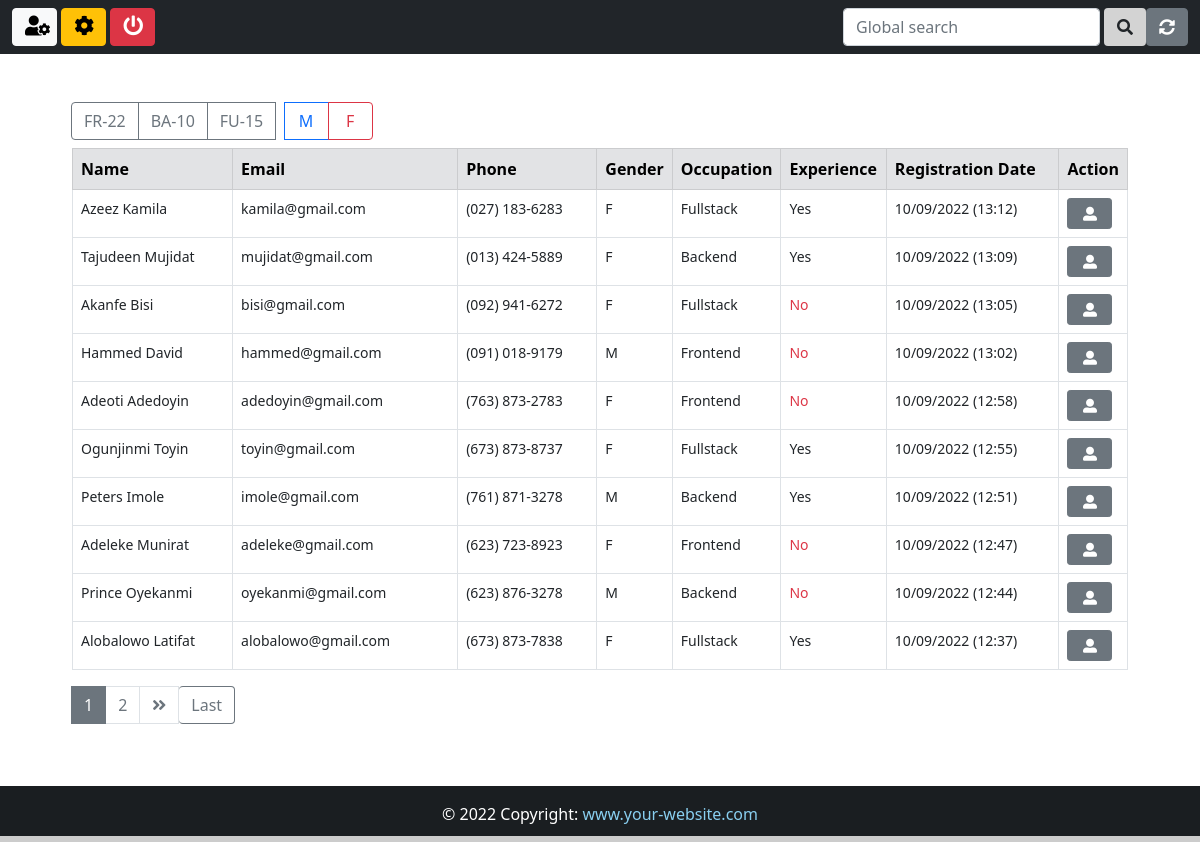
The page /candidates/ (signed in) on the database its author committed.
### app/models.py (models this page shows, shortened)
class candidate(models.Model):
    first_name = models.CharField(max_length=50)
    last_name = models.CharField(max_length=50)
    job = models.CharField(max_length=5, verbose_name='Job code')
    birth =models.DateField(auto_now=False, auto_now_add=False, verbose_name='Birthday')
    phone = models.CharField(max_length=18)
    personality = models.CharField(max_length=50, null=True, choices=PERSONALITY)
    salary = models.CharField(max_length=50, verbose_name='Salary expectation')
    gender = models.CharField(max_length=7)
    experience = models.BooleanField(null=True)
    smoker = models.CharField(max_length=10, null=True, choices=SMOKER, default="")
    email = models.EmailField(max_length=50)
    message = models.TextField(verbose_name='Presentation')
    file = models.FileField(upload_to='resume', blank=True, verbose_name='Resume')
    image = models.ImageField(upload_to='photo', blank=True, verbose_name='Photo')
    created_at = models.DateTimeField(auto_now_add=True)
    updated_at = models.DateTimeField(auto_now=True)
    Situation = models.CharField(max_length=50, null=True, choices=SITUATION, default='Pending')
    company_note = models.TextField(blank=True)
    frameworks = MultiSelectField(choices=FRAMEWORKS, default="", max_length=50)
    languages = MultiSelectField(choices=LANGUAGES, default="", max_length=50)
    databases = MultiSelectField(choices=DATABASES, default="", max_length=50)
    libraries = MultiSelectField(choices=LIBRARIES, default="", max_length=50)
    mobile = MultiSelectField(choices=MOBILE, default="", max_length=50)
    others = MultiSelectField(choices=OTHERS, default="", max_length=50)
    institution = models.CharField(max_length=50)
    course = models.CharField(max_length=50)
    started_course = models.DateField(auto_now=False, auto_now_add=False)
    finished_course = models.DateField(auto_now=False, auto_now_add=False)
    about_course = models.TextField()
    status_course = models.CharField(max_length=50, null=True, choices=STATUS_COURSE)
    company = models.CharField(max_length=50)
    position = models.CharField(max_length=50)
    started_job = models.DateField(auto_now=False, auto_now_add=False)
    finished_job = models.DateField(auto_now=False, auto_now_add=False)
    about_job = models.TextField()
    employed = models.BooleanField(null=True, verbose_name='I am employed')
    remote = models.BooleanField(null=True, verbose_name='I agree to work remotely')
    travel = models.BooleanField(null=True, verbose_name="I'm available for travel")

### app/views.py (the view, shortened to what this page needs)
# urls.py: path('candidates/', views.Candidates, name='candidates'),
@login_required(login_url='loginpage')
@cache_control(no_cache=True, must_revalidate=True, no_store=True)
def Candidates(request):
    if request.method == 'POST':
        job = request.POST.get('job')
        gender = request.POST.get('gender')
        filter = candidate.objects.filter(Q(job=job) | Q(gender=gender))
        context = {
            'candidates': filter,
            }
        return render(request, 'app/candidates.html', context)
    else:
        all_candidates_list = candidate.objects.all().order_by('-created_at')
    paginator = Paginator(all_candidates_list, 10) #10 is number of records to display on a Page
    page = request.GET.get('page')
    all_candidates = paginator.get_page(page)
    context={
        'candidates': all_candidates,
        }
    return render(request, 'app/candidates.html', context)

### app/templates/app/candidates.html (shortened to what this page needs)
{% extends 'base.html' %}
{% block nav-content %}
<div class="collapse navbar-collapse mt-3 mt-md-3 mt-lg-0" id="navbarSupportedContent">
    <ul class="navbar-nav me-auto mb-2 mb-lg-0 align-middle">
      <li class="nav-item">
        <a href="{% url 'register' %}" class="btn btn-light my-btn2" title="Control Panel">
            <i class="fas fa-user-cog f-size2"></i>
        </a>
        <a href="{% url 'admin:index' %}" target="_blank"  class="btn btn-warning my-btn2" title="Admin">
                <i class="fas fa-cog f-size2"></i>
        </a>
        <a href="{% url 'logout' %}" class="btn btn-danger my-btn2" title="Log out">
            <i class="fas fa-power-off f-size2"></i>
        </a>
    </li>
    </ul>
    <form class="d-flex">
        <input class="form-control me-1" name="q" type="search" placeholder="Global search" value="{{request.GET.q}}">
        <button class="btn" style="background: #d3d3d3;" title="search" type="submit">
            <i class="fas fa-search"></i>
        </button>
        <a href="{% url 'candidates' %}" class="btn btn-secondary ns-1" title="Refresh">
            <i class="fas fa-sync-alt"></i>
        </a>
    </form>
</div>
{% endblock nav-content %}
{% block content %}
<div class="container" style="width: 90%;">
<form method="post" class="mt-5 mb-2">
    <div class="btn-group wd-100" role="group" aria-label="Basic radio toggle button group">
        <label {% if request.POST.job == 'FR-22' %} class="btn btn-secondary" {% else %} class="btn btn-outline-secondary" for="btnradio1" {% endif %}>FR-22</label>
        <label {% if request.POST.job == 'BA-10' %} class="btn btn-secondary" {% else %} class="btn btn-outline-secondary" for="btnradio2" {% endif %}>BA-10</label>
        <label {% if request.POST.job == 'FU-15' %} class="btn btn-secondary" {% else %} class="btn btn-outline-secondary" for="btnradio3" {% endif %}>FU-15</label>
        <label {% if request.POST.gender == 'M' %} class="btn btn-primary my-btn2" {% else %} class="btn btn-outline-primary my-btn2" for="btnradio4" {% endif %}>M</label>
        <label {% if request.POST.gender == 'F' %} class="btn btn-danger my-btn2" {% else %} class="btn btn-outline-danger my-btn2" for="btnradio5" {% endif %}>F</label>
    </div>
</form>
<table class="table table-bordered text.center">
    <thead class="table-secondary">
        <tr>
            <th style="width: 16%;">Name</th>
            <th style="width: 22%;">Email</th>
            <th style="width: 14%;">Phone</th>
            <th style="width: 6%;">Gender</th>
            <th style="width: 10%;">Occupation</th>
            <th style="width: 10%;">Experience</th>
            <th style="width: 17%;">Registration Date</th>
            <th colspan="2" style="width: 5%;">Action</th>
        </tr>
    </thead>
    <tbody style="font-size:14px;">
        {% for candidate in candidates %}
        <tr>
            <td id="top-border" label="Name">{{candidate.first_name}} {{candidate.last_name}}</td>
            <td id="sm-border" label="Email">{{candidate.email}}</td>
            <td id="sm-border" label="Phone">{{candidate.phone}}</td>
            <td id="sm-border" label="Gender">{{candidate.gender}}</td>
            {% if candidate.job == 'FR-22' %}
            <td id="sm-border" label="Occupation">Frontend</td>
            {% elif candidate.job == 'BA-10' %}
            <td id="sm-border" label="Occupation">Backend</td>
            {% else %}
            <td id="sm-border" label="Occupation">Fullstack</td>
            {% endif %}
            {% if candidate.experience == False %}
            <td id="sm-border" label="Experience"><span class="text-danger">No</span></td>
            {% else %}
            <td id="sm-border" label="Experience">Yes</td>
            {% endif %}
            <td id="sm-border" label="Received">{{candidate.created_at| date:'m/d/Y (H:i)'}}</td>
            <td>
                <a href="{% url 'candidate' candidate.id %}" class="btn btn-secondary my-btn2 btn-sm" title="view candidate">
                    <i class="fas fa-user-alt"></i>
                </a>
            </td>
            {% empty %}
            <td colspan="8" class="text-danger text-center"><strong>No record found</strong></td>
        </tr>
        {% endfor %}
    </tbody>
</table>
<nav>
    {% if candidates.has_other_pages %}
    <ul class="pagination">
        {% for i in candidates.paginator.page_range %}
        {% if candidates.number == i %}
        <li class="page-item active"><span class="page-link">{{i}}</span></li>
        {% else %}
        <li class="page-item"><a class="page-link" href="?page={{i}}">{{i}}</a></li>
        {% endif %}
        {% endfor %}
        {% if candidates.has_next %}
        <li class="page-item"><a class="page-link" href="?page={{ candidates.next_page_number }}"><i class="fas fa-angle-double-right"></i></a></li>
        <a href="?page={{ candidates.next_page_number }}" class="btn btn-outline-secondary mb-4" style="border-radius: 1px soliid #d3d3d3; border-left: none;">Last</a>
        {% else %}
        <li class="page-item disabled"></li>
        {% endif %}
    </ul>
{% endif %}
</nav>
<br><br><br>
</div>
{% endblock content %}

### static/css/style.css (style rules this page uses)
html, body { scroll-behavior: smooth; height: 100%; margin: 0; max-width: 100%; }
.my-btn2 { width: 45px; }
.f-size2 { font-size: 20px; }
a { text-decoration: none !important; }
.page-item.active .page-link { columns: #fff; background-color: #6c757d; border: 1px solid #6c757d; }
.pagination > li > a { background-color: #fff; color: #6c757d; }

### rows shown on the page
candidate: first_name "Azeez", last_name "Kamila", email "kamila@gmail.com", phone "(027) 183-6283", gender "F", job "Fullstack", experience "Yes", created_at "10/09/2022 (13:12)"
candidate: first_name "Tajudeen", last_name "Mujidat", email "mujidat@gmail.com", phone "(013) 424-5889", gender "F", job "Backend", experience "Yes", created_at "10/09/2022 (13:09)"
candidate: first_name "Akanfe", last_name "Bisi", email "bisi@gmail.com", phone "(092) 941-6272", gender "F", job "Fullstack", experience "No", created_at "10/09/2022 (13:05)"
candidate: first_name "Hammed", last_name "David", email "hammed@gmail.com", phone "(091) 018-9179", gender "M", job "Frontend", experience "No", created_at "10/09/2022 (13:02)"
candidate: first_name "Adeoti", last_name "Adedoyin", email "adedoyin@gmail.com", phone "(763) 873-2783", gender "F", job "Frontend", experience "No", created_at "10/09/2022 (12:58)"
candidate: first_name "Ogunjinmi", last_name "Toyin", email "toyin@gmail.com", phone "(673) 873-8737", gender "F", job "Fullstack", experience "Yes", created_at "10/09/2022 (12:55)"
candidate: first_name "Peters", last_name "Imole", email "imole@gmail.com", phone "(761) 871-3278", gender "M", job "Backend", experience "Yes", created_at "10/09/2022 (12:51)"
candidate: first_name "Adeleke", last_name "Munirat", email "adeleke@gmail.com", phone "(623) 723-8923", gender "F", job "Frontend", experience "No", created_at "10/09/2022 (12:47)"
candidate: first_name "Prince", last_name "Oyekanmi", email "oyekanmi@gmail.com", phone "(623) 876-3278", gender "M", job "Backend", experience "No", created_at "10/09/2022 (12:44)"
candidate: first_name "Alobalowo", last_name "Latifat", email "alobalowo@gmail.com", phone "(673) 873-7838", gender "F", job "Fullstack", experience "Yes", created_at "10/09/2022 (12:37)"

### other values the page prints
{{ i }} "1"
{{ i }} "2"
